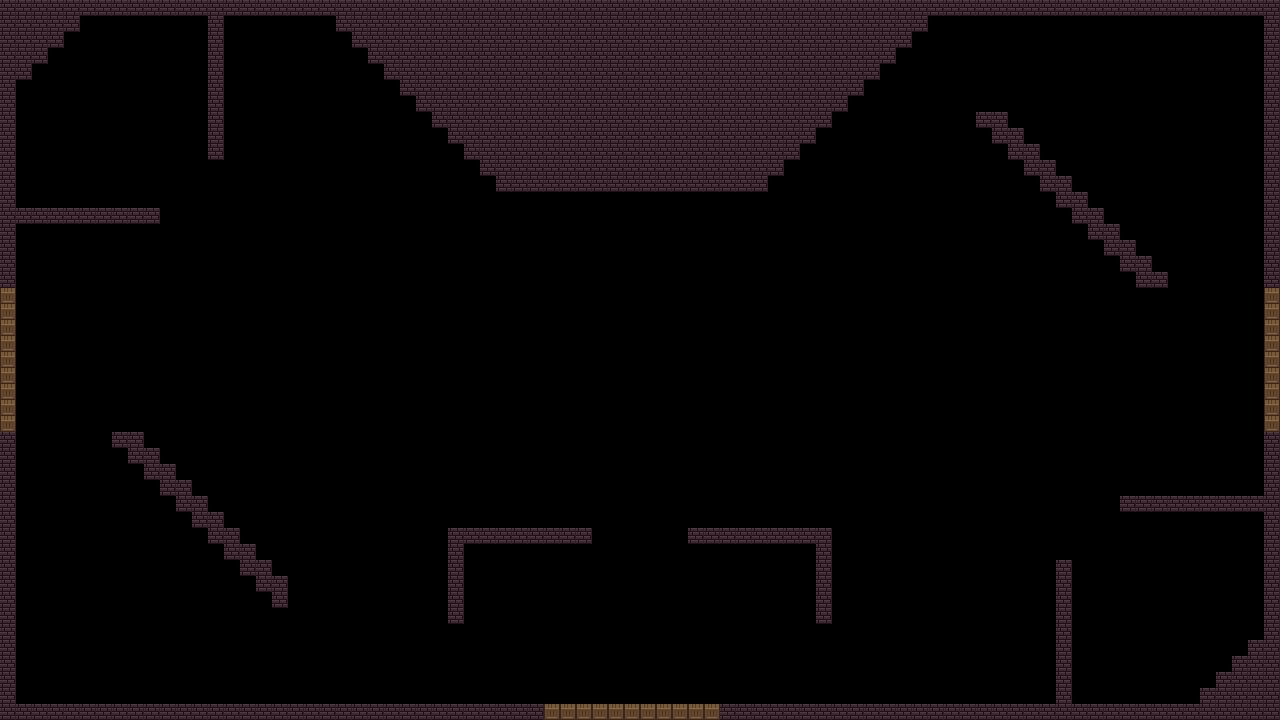

Rendered tile map (Tiled .tmx) drawn with the repository's tilesets; below, a short description and the map source with its tile grids summarised:
An orthogonal 80x45 tile map with 16x16 px tiles, 1 tile layer (Tile Layer 2), 1 hidden layer not drawn and 59 objects (56x wall, 3x door).

<map version="1.5" tiledversion="1.7.0" orientation="orthogonal" renderorder="right-down" width="80" height="45" tilewidth="16" tileheight="16" infinite="0" nextlayerid="10" nextobjectid="81">
 <tileset firstgid="1" name="Dungeon" tilewidth="16" tileheight="16" tilecount="256" columns="16">
  <image source="0x72_16x16DungeonTileset.v3.png" width="256" height="256" />
 </tileset>
 <layer id="8" name="Tile Layer 1" width="80" height="45" visible="0">
  <data>[3600 cells, 3600 non-empty, 1 distinct tile ids]</data>
 </layer>
 <layer id="9" name="Tile Layer 2" width="80" height="45">
  <data>[3600 cells, 670 non-empty, 2 distinct tile ids]</data>
 </layer>
 <objectgroup id="3" name="Object Layer 1">
  <object id="1" type="wall" x="0" y="0" width="1280" height="16" />
  <object id="2" type="wall" x="0" y="16" width="16" height="272" />
  <object id="3" type="wall" x="0" y="432" width="16" height="272" />
  <object id="4" type="wall" x="0" y="704" width="544" height="16" />
  <object id="5" type="wall" x="720" y="704" width="560" height="16" />
  <object id="6" type="wall" x="1264" y="432" width="16" height="272" />
  <object id="7" type="wall" x="1264" y="16" width="16" height="272" />
  <object id="8" type="door" x="0" y="288" width="16" height="144">
   <properties>
    <property name="side" value="left" />
   </properties>
  </object>
  <object id="9" type="door" x="544" y="704" width="176" height="16">
   <properties>
    <property name="side" value="bottom" />
   </properties>
  </object>
  <object id="10" type="door" x="1264" y="288" width="16" height="144">
   <properties>
    <property name="side" value="right" />
   </properties>
  </object>
  <object id="12" type="wall" x="336" y="16" width="592" height="16" />
  <object id="13" type="wall" x="352" y="32" width="560" height="16" />
  <object id="14" type="wall" x="368" y="48" width="528" height="16" />
  <object id="15" type="wall" x="384" y="64" width="496" height="16" />
  <object id="16" type="wall" x="400" y="80" width="464" height="16" />
  <object id="17" type="wall" x="416" y="96" width="432" height="16" />
  <object id="18" type="wall" x="432" y="112" width="400" height="16" />
  <object id="19" type="wall" x="448" y="128" width="368" height="16" />
  <object id="20" type="wall" x="464" y="144" width="336" height="16" />
  <object id="21" type="wall" x="480" y="160" width="304" height="16" />
  <object id="22" type="wall" x="496" y="176" width="272" height="16" />
  <object id="32" type="wall" x="208" y="16" width="16" height="144" />
  <object id="33" type="wall" x="16" y="208" width="144" height="16" />
  <object id="34" type="wall" x="16" y="16" width="64" height="16" />
  <object id="35" type="wall" x="16" y="48" width="32" height="16" />
  <object id="36" type="wall" x="16" y="64" width="16" height="16" />
  <object id="37" type="wall" x="16" y="32" width="48" height="16" />
  <object id="38" type="wall" x="112" y="432" width="32" height="16" />
  <object id="39" type="wall" x="128" y="448" width="32" height="16" />
  <object id="40" type="wall" x="144" y="464" width="32" height="16" />
  <object id="41" type="wall" x="160" y="480" width="32" height="16" />
  <object id="42" type="wall" x="176" y="496" width="32" height="16" />
  <object id="43" type="wall" x="192" y="512" width="32" height="16" />
  <object id="44" type="wall" x="208" y="528" width="32" height="16" />
  <object id="45" type="wall" x="224" y="544" width="32" height="16" />
  <object id="46" type="wall" x="240" y="560" width="32" height="16" />
  <object id="47" type="wall" x="256" y="576" width="32" height="16" />
  <object id="48" type="wall" x="272" y="592" width="16" height="16" />
  <object id="49" type="wall" x="448" y="528" width="144" height="16" />
  <object id="50" type="wall" x="448" y="544" width="16" height="80" />
  <object id="51" type="wall" x="688" y="528" width="144" height="16" />
  <object id="52" type="wall" x="816" y="544" width="16" height="80" />
  <object id="53" type="wall" x="1056" y="560" width="16" height="144" />
  <object id="54" type="wall" x="1120" y="496" width="144" height="16" />
  <object id="55" type="wall" x="1248" y="640" width="16" height="16" />
  <object id="56" type="wall" x="1232" y="656" width="32" height="16" />
  <object id="57" type="wall" x="1216" y="672" width="48" height="16" />
  <object id="58" type="wall" x="1200" y="688" width="64" height="16" />
  <object id="59" type="wall" x="976" y="112" width="32" height="16" />
  <object id="60" type="wall" x="992" y="128" width="32" height="16" />
  <object id="61" type="wall" x="1008" y="144" width="32" height="16" />
  <object id="62" type="wall" x="1024" y="160" width="32" height="16" />
  <object id="63" type="wall" x="1040" y="176" width="32" height="16" />
  <object id="65" type="wall" x="1056" y="192" width="32" height="16" />
  <object id="66" type="wall" x="1072" y="208" width="32" height="16" />
  <object id="67" type="wall" x="1088" y="224" width="32" height="16" />
  <object id="68" type="wall" x="1104" y="240" width="32" height="16" />
  <object id="69" type="wall" x="1120" y="256" width="32" height="16" />
  <object id="70" type="wall" x="1136" y="272" width="32" height="16" />
 </objectgroup>
</map>
